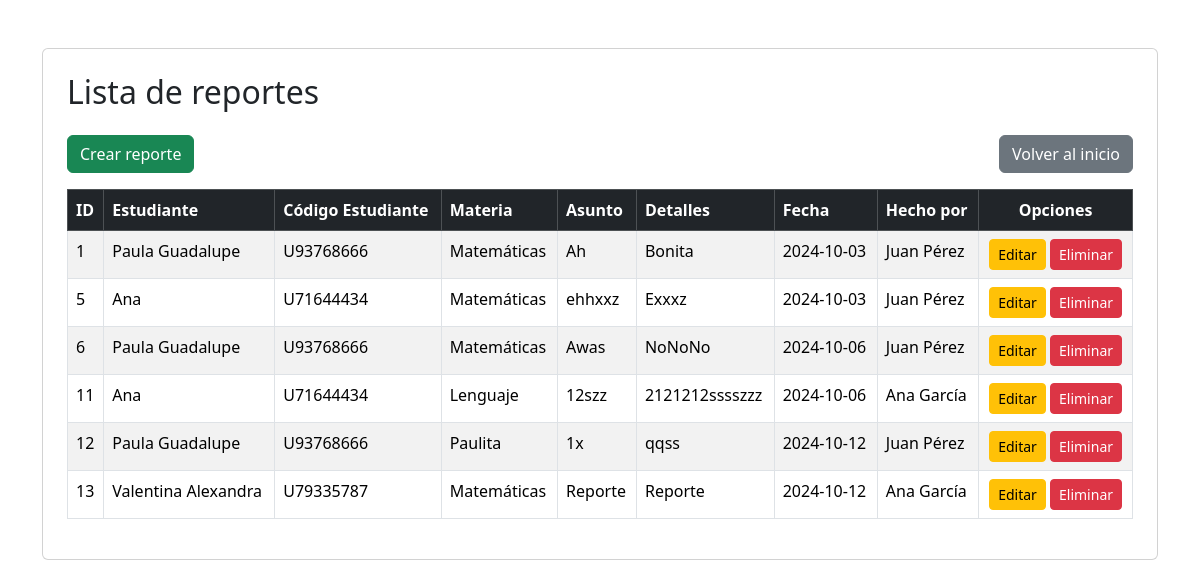
The app's page /PuellaSchool/views/report/reportIndex.php (signed in) with its own data.
### tables this page shows
CREATE TABLE `tbl_report` (
  `ReportID` int NOT NULL AUTO_INCREMENT,
  `reportDate` date NOT NULL,
  `reportSubject` varchar(255) NOT NULL,
  `reportDetails` text NOT NULL,
  `StudentID` int DEFAULT NULL,
  `UserID` int NOT NULL,
  `SubjectID` int DEFAULT NULL,
  PRIMARY KEY (`ReportID`),
  KEY `StudentID` (`StudentID`),
  KEY `UserID` (`UserID`),
  KEY `SubjectID` (`SubjectID`),
  CONSTRAINT `tbl_report_ibfk_1` FOREIGN KEY (`StudentID`) REFERENCES `tbl_student` (`StudentID`) ON DELETE SET NULL,
  CONSTRAINT `tbl_report_ibfk_2` FOREIGN KEY (`UserID`) REFERENCES `tbl_user` (`UserID`) ON DELETE CASCADE,
  CONSTRAINT `tbl_report_ibfk_3` FOREIGN KEY (`SubjectID`) REFERENCES `tbl_subject` (`SubjectID`) ON DELETE SET NULL
);

CREATE TABLE `tbl_student` (
  `StudentID` int NOT NULL AUTO_INCREMENT,
  `studentCode` varchar(10) NOT NULL,
  `studentName` varchar(255) NOT NULL,
  `studentLastName` varchar(255) NOT NULL,
  `studentGender` varchar(50) NOT NULL,
  `studentPhone` varchar(50) NOT NULL,
  `studentEmail` varchar(100) NOT NULL,
  `studentAddress` varchar(255) NOT NULL,
  `studentModality` varchar(50) NOT NULL,
  `VocationID` int DEFAULT NULL,
  PRIMARY KEY (`StudentID`),
  UNIQUE KEY `studentCode` (`studentCode`),
  KEY `VocationID` (`VocationID`),
  CONSTRAINT `tbl_student_ibfk_1` FOREIGN KEY (`VocationID`) REFERENCES `tbl_vocation` (`VocationID`) ON DELETE SET NULL
);

CREATE TABLE `tbl_subject` (
  `SubjectID` int NOT NULL AUTO_INCREMENT,
  `subjectName` varchar(100) NOT NULL,
  `subjectInfo` varchar(255) NOT NULL,
  PRIMARY KEY (`SubjectID`)
);

CREATE TABLE `tbl_user` (
  `UserID` int NOT NULL AUTO_INCREMENT,
  `userCode` varchar(10) NOT NULL,
  `userName` varchar(255) NOT NULL,
  `userGender` varchar(50) NOT NULL,
  `userPhone` varchar(50) NOT NULL,
  `userEmail` varchar(100) NOT NULL,
  `userNickname` varchar(25) NOT NULL,
  `userPassword` varchar(500) NOT NULL,
  `userAddress` varchar(255) NOT NULL,
  `RolID` int DEFAULT NULL,
  PRIMARY KEY (`UserID`),
  UNIQUE KEY `userCode` (`userCode`),
  KEY `RolID` (`RolID`),
  CONSTRAINT `tbl_user_ibfk_1` FOREIGN KEY (`RolID`) REFERENCES `tbl_role` (`RolID`) ON DELETE SET NULL
);

### PuellaSchool/controllers/reportController.php (called while the page is built, shortened)
<?php
require_once(dirname(__FILE__) . "/../conf/database.php");
require_once(dirname(__FILE__) . "/../models/reportModel.php");
class ReportController
{
    private $report;
    public function __construct()
    {
        $database = new Database();
        $this->db = $database->getConnection();
        $this->report = new ReportModel($this->db);
    }
    public function indexAdmin()
    {
        $result = $this->report->getReportsAdmin();
        $reports = $result->fetchAll(PDO::FETCH_ASSOC);
        include(dirname(__FILE__) . '/../views/report/reportList.php');
    }
}

### PuellaSchool/conf/database.php (called while the page is built, shortened)
<?php
    class Database{
        private $host = "localhost";
        private $database = "PuellaSchoolDB";
        private $user = "root";
        private $password = "1234";
        public function getConnection(){
            $this->conn = null;
            try{
                $this->conn = new PDO("mysql:host=".$this->host.";dbname=".$this->database, $this->user, $this->password);
                $this->conn->exec("set names utf8");
            }catch(PDOException $ex){
                echo"Connection error: ".$ex->getMessage();
                die();
            }
            return $this->conn;
        }
    }
?>

### PuellaSchool/models/reportModel.php (called while the page is built, shortened)
<?php
    class ReportModel{
        private $conn;
        public function __construct($db)
        {
            $this->conn = $db;
        }
        public function getReportsAdmin()
        {
            $query = "CALL sp_SelectReportsAdmin();";
            $result = $this->conn->prepare($query);
            $result->execute();
            return $result;
        }
    }
?>

### PuellaSchool/views/report/reportList.php (the view, shortened to what this page needs)
<!DOCTYPE html>
<html lang="en">
<head>
    <link href="https://cdn.jsdelivr.net/npm/bootstrap@5.3.3/dist/css/bootstrap.min.css" rel="stylesheet">
    <link href="https://cdnjs.cloudflare.com/ajax/libs/font-awesome/6.4.0/css/all.min.css" rel="stylesheet">
</head>
<body>
    <div class="container">
        <div class="card mt-5 p-4">
            <h2 class="mb-4">Lista de reportes</h2>
            <div class="d-flex justify-content-between mb-3">
                <a href="./reportIndex.php?action=create" class="btn btn-success">Crear reporte</a>
                <a href="../dist/pages/index.php" class="btn btn-secondary">Volver al inicio</a>
            </div>
            <div class="table-responsive">
                <table class="table table-striped table-bordered">
                    <thead class="table-dark">
                        <tr>
                            <th scope="col">ID</th>
                            <th scope="col">Estudiante</th>
                            <th scope="col">Código Estudiante</th>
                            <th scope="col">Materia</th>
                            <th scope="col">Asunto</th>
                            <th scope="col">Detalles</th>
                            <th scope="col">Fecha</th>
                            <th scope="col">Hecho por</th>
                            <th scope="col" class="text-center">Opciones</th>
                        </tr>
                    </thead>
                    <tbody>
                        <?php foreach ($reports as $report) : ?>
                            <tr>
                                <td><?= htmlspecialchars($report['ReportID']); ?></td>
                                <td><?= htmlspecialchars($report['studentName']); ?></td>
                                <td><?= htmlspecialchars($report['studentCode']); ?></td>
                                <td><?= htmlspecialchars($report['subjectName']); ?></td>
                                <td><?= htmlspecialchars($report['reportSubject']); ?></td>
                                <td style="max-width: 300px; word-wrap: break-word;">
                                    <?= htmlspecialchars($report['reportDetails']); ?>
                                </td>
                                <td><?= htmlspecialchars($report['reportDate']); ?></td>
                                <td><?= htmlspecialchars($report['userName']); ?></td>
                                <td class="text-center">
                                    <a href="reportIndex.php?action=edit&id=<?= $report['ReportID'] ?>" class="btn btn-warning btn-sm">Editar</a>
                                    <a href="reportIndex.php?action=delete&id=<?= $report['ReportID'] ?>" class="btn btn-danger btn-sm">Eliminar</a>
                                </td>
                            </tr>
                        <?php endforeach; ?>
                    </tbody>
                </table>
            </div>
        </div>
    </div>
</body>
</html>

### records on screen
tbl_report: ReportID "1", StudentID.studentName "Paula Guadalupe", StudentID.studentCode "U93768666", SubjectID.subjectName "Matemáticas", reportSubject "Ah", reportDetails "Bonita", reportDate "2024-10-03", UserID.userName "Juan Pérez"
tbl_report: ReportID "5", StudentID.studentName "Ana", StudentID.studentCode "U71644434", SubjectID.subjectName "Matemáticas", reportSubject "ehhxxz", reportDetails "Exxxz", reportDate "2024-10-03", UserID.userName "Juan Pérez"
tbl_report: ReportID "6", StudentID.studentName "Paula Guadalupe", StudentID.studentCode "U93768666", SubjectID.subjectName "Matemáticas", reportSubject "Awas", reportDetails "NoNoNo", reportDate "2024-10-06", UserID.userName "Juan Pérez"
tbl_report: ReportID "11", StudentID.studentName "Ana", StudentID.studentCode "U71644434", SubjectID.subjectName "Lenguaje", reportSubject "12szz", reportDetails "2121212sssszzz", reportDate "2024-10-06", UserID.userName "Ana García"
tbl_report: ReportID "12", StudentID.studentName "Paula Guadalupe", StudentID.studentCode "U93768666", SubjectID.subjectName "Paulita", reportSubject "1x", reportDetails "qqss", reportDate "2024-10-12", UserID.userName "Juan Pérez"
tbl_report: ReportID "13", StudentID.studentName "Valentina Alexandra", StudentID.studentCode "U79335787", SubjectID.subjectName "Matemáticas", reportSubject "Reporte", reportDetails "Reporte", reportDate "2024-10-12", UserID.userName "Ana García"
